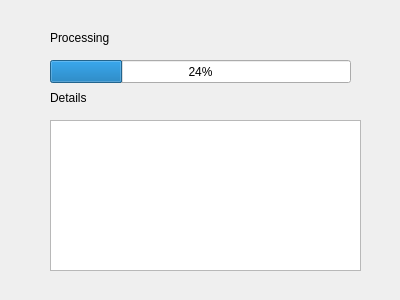
<?xml version="1.0" encoding="UTF-8"?>
<ui version="4.0">
 <class>Dialog</class>
 <widget class="QDialog" name="Dialog">
  <property name="geometry">
   <rect>
    <x>0</x>
    <y>0</y>
    <width>400</width>
    <height>300</height>
   </rect>
  </property>
  <property name="windowTitle">
   <string>Dialog</string>
  </property>
  <widget class="QProgressBar" name="progressBar">
   <property name="geometry">
    <rect>
     <x>50</x>
     <y>60</y>
     <width>301</width>
     <height>23</height>
    </rect>
   </property>
   <property name="value">
    <number>24</number>
   </property>
  </widget>
  <widget class="QLabel" name="label">
   <property name="geometry">
    <rect>
     <x>50</x>
     <y>30</y>
     <width>101</width>
     <height>16</height>
    </rect>
   </property>
   <property name="text">
    <string>Processing</string>
   </property>
  </widget>
  <widget class="QLabel" name="label_2">
   <property name="geometry">
    <rect>
     <x>50</x>
     <y>90</y>
     <width>101</width>
     <height>16</height>
    </rect>
   </property>
   <property name="text">
    <string>Details</string>
   </property>
  </widget>
  <widget class="QTextEdit" name="processinfo">
   <property name="geometry">
    <rect>
     <x>50</x>
     <y>120</y>
     <width>311</width>
     <height>151</height>
    </rect>
   </property>
  </widget>
 </widget>
 <resources/>
 <connections/>
</ui>
